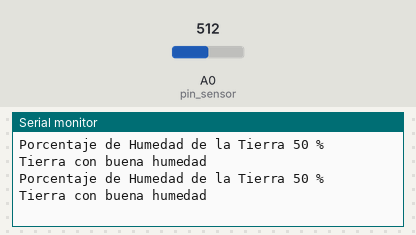
The sketch below on a simulated Arduino Uno, built with avr-gcc and run on an emulated ATmega328P. On the bench: the last lines printed to the serial monitor. The test bench sets the inputs (shaded band); at power-on: A0 (pin_sensor) = 512.

Above: at 1.6 s.
1.7 s: A0 (pin_sensor) set to 596
At 3.0 s:
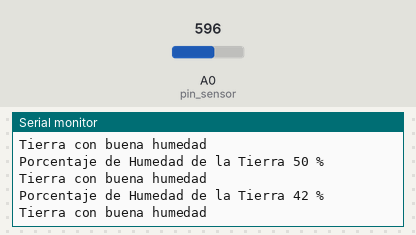
3.2 s: A0 (pin_sensor) set to 629
At 3.9 s:
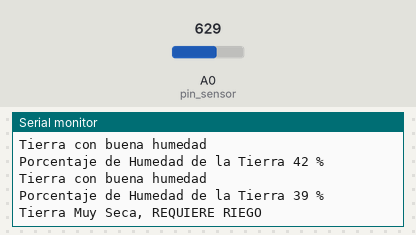
Timing chart, 0 to 6.2 s (numbered marks = the images above; inputs shaded):
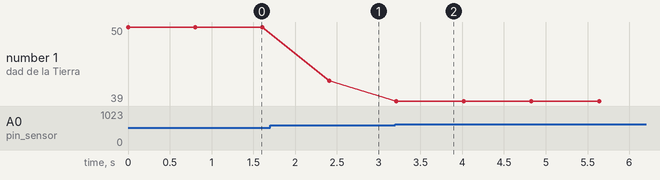

The sketch:

practica_17.ino
```cpp
#define pin_sensor 0

int humedad_del_suelo;

void setup() {
  Serial.begin(9600);
}

void loop() {
  humedad_del_suelo = analogRead(pin_sensor);

  //Convertimos el valor analogo 0-1023 a porcentaje 100-0
  humedad_del_suelo = map(humedad_del_suelo, 0, 1023, 100, 0);

  Serial.print("Porcentaje de Humedad de la Tierra ");
  Serial.print(humedad_del_suelo);
  Serial.println(" %");

  if (humedad_del_suelo <= 40) {
    Serial.println("Tierra Muy Seca, REQUIERE RIEGO");
  }

  if ((humedad_del_suelo > 40) and (humedad_del_suelo <= 65)) {
    Serial.println("Tierra con buena humedad");
  }

  if (humedad_del_suelo > 65) {
    Serial.println("Demasiada Agua, REQUIERE DRENAR AGUA");
  }

  delay(800);
}
```

Measured:
- the behaviour switches between 613 and 614 on A0 (pin_sensor) (found by bisection; images 1 and 2)
- after the input at 1.7 s, the serial monitor: prints a new line after 0.71 s (image 1)
- after the input at 3.2 s, the serial monitor: prints a new line at once (image 2)
- plotted number 1: 50 → 42 after the input at 1.7 s, 42 → 39 after the input at 3.2 s
